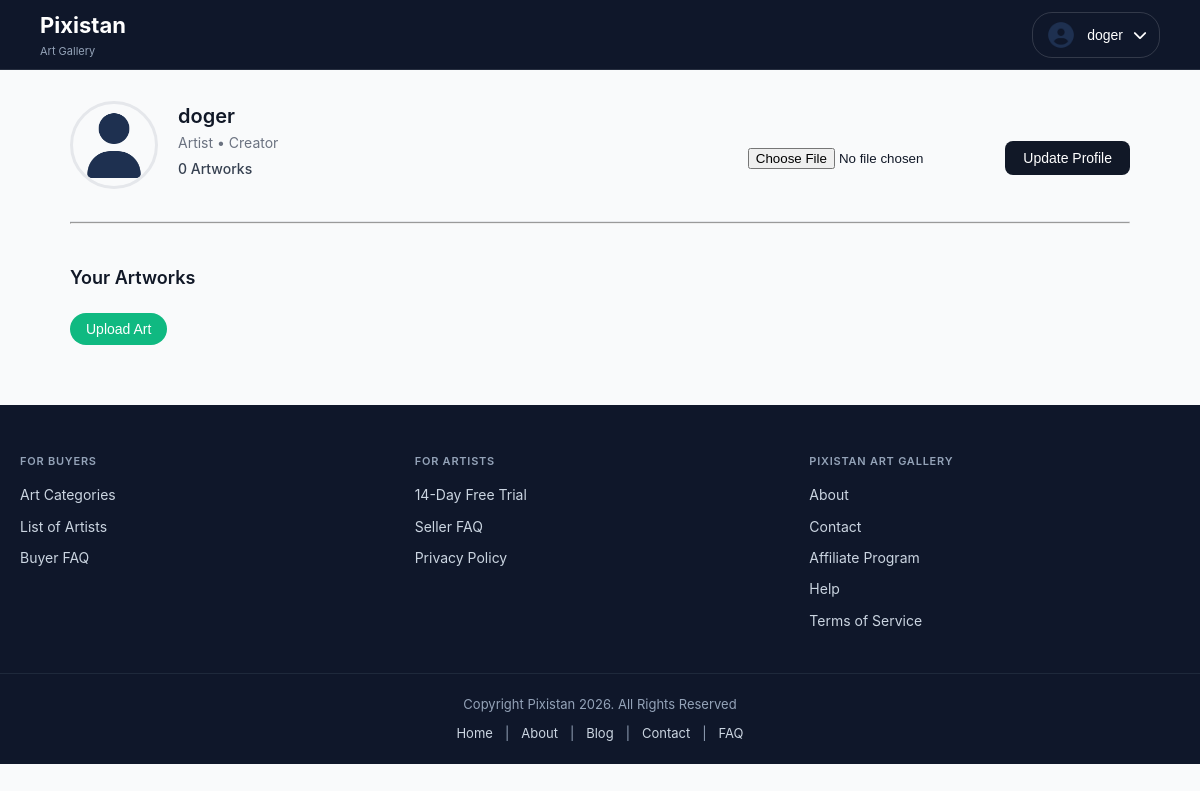
/profile (signed in), run on an earlier commit of the app's database.
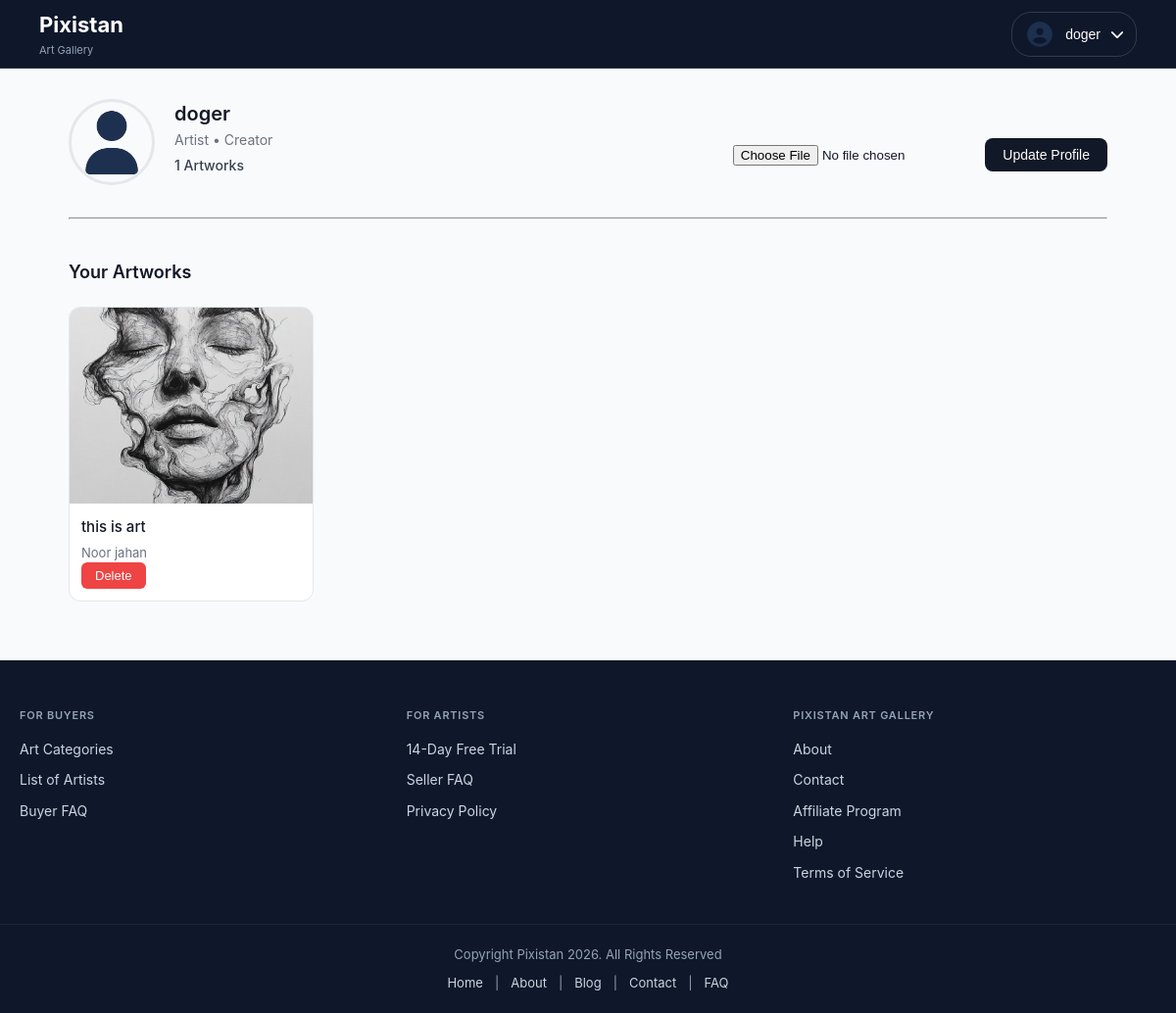
And on a later commit of the database.
### tables this page shows
CREATE TABLE users (
    id INTEGER PRIMARY KEY AUTOINCREMENT,
    username TEXT NOT NULL UNIQUE,
    password TEXT NOT NULL
, profile_pic TEXT, email TEXT, reset_token TEXT, reset_token_expiry INTEGER);

CREATE TABLE artworks (
    id INTEGER PRIMARY KEY AUTOINCREMENT,
    title TEXT NOT NULL,
    artist TEXT NOT NULL,
    description TEXT,
    image TEXT NOT NULL,
    user_id INTEGER,
    FOREIGN KEY(user_id) REFERENCES users(id)
);

### app.py (the view, shortened to what this page needs)
@app.route("/profile", methods=['GET', 'POST'])
def profile():
    conn = get_db_connection()
    user = conn.execute(
        "SELECT * FROM users WHERE id = ?",
        (session["user_id"],)
    ).fetchone()
    artworks = conn.execute(
    "SELECT * FROM artworks WHERE user_id = ?",
    (session["user_id"],)
    ).fetchall()
    conn.close()
    return render_template("profile.html", user=user, artworks=artworks)

### app.py (called while the page is built)
def get_db_connection():
    conn = sqlite3.connect("gallery.db", timeout=5)
    conn.row_factory = sqlite3.Row
    return conn

@app.context_processor
def inject_user():
    if "user_id" in session:
        conn = get_db_connection()
        user = conn.execute(
            "SELECT * FROM users WHERE id = ?",
            (session["user_id"],)
        ).fetchone()
        return dict(user=user)
    return dict(user=None)

### templates/profile.html (shortened to what this page needs)
{% extends "layout.html" %} {% block content %}
<section class="profile-container">
  <div class="profile-header">
    <div class="profile-left">
      <div class="profile-pic">
        {% if user['profile_pic'] %}
        <img
          src="{{ url_for('static', filename='uploads/' ~ user['profile_pic']) }}"
        />
        {% else %}
        <img src="{{ url_for('static', filename='uploads/acc.png') }}" />
        {% endif %}
      </div>
      <div class="profile-info">
        <h2>{{ user['username'] }}</h2>
        <p class="subtitle">Artist • Creator</p>
        <p class="stats">{{ artworks|length }} Artworks</p>
      </div>
    </div>
    <form method="POST" enctype="multipart/form-data" class="profile-form">
      <input type="file" name="profile_pic" required />
      <button class="update-btn" type="submit">Update Profile</button>
    </form>
  </div>
  <hr />
  <div class="profile-gallery">
    <h3>Your Artworks</h3>
    {% if artworks %}
    <div class="grid">
      {% for art in artworks %}
      <div class="card">
        <a href="{{ url_for('artwork', art_id=art['id']) }}">
          <img
            src="{{ url_for('static', filename='uploads/' ~ art['image']) }}"
          />
        </a>
        <div class="card-info">
          <h4>{{ art['title'] }}</h4>
          <p>{{ art['artist'] }}</p>
          <form
            action="/delete/{{ art['id'] }}"
            method="POST"
            onsubmit="return confirm('Delete this artwork?');"
          >
            <button class="delete-btn">Delete</button>
          </form>
        </div>
      </div>
      {% endfor %}
    </div>
    {% else %}
    <a href="/upload"><button class="btn-primary">Upload Art</button></a>
    {% endif %}
  </div>
</section>
{% endblock %}

### templates/layout.html (shortened to what this page needs)
<!doctype html>
<html lang="en">
  <head>
    <link
      rel="stylesheet"
      href="https://cdnjs.cloudflare.com/ajax/libs/font-awesome/6.5.1/css/all.min.css"
    />
    <link
      href="{{ url_for('static', filename='css/style.css') }}"
      rel="stylesheet"
    />
  </head>
  <body>
    <nav class="navbar">
      <div class="nav-left">
        <div class="logo">Pixistan <span>Art Gallery</span></div>
      </div>
      <div class="nav-right">
        {% if session.get("user_id") %}
        <div class="user-menu-wrapper">
          <button class="user-btn" id="userBtn">
            {% if user and user['profile_pic'] %}
            <img
              src="{{ url_for('static', filename='uploads/' ~ user['profile_pic']) }}"
             class="avatar" />
            {% else %}
            <img src="/static/uploads/pf.png" class="avatar" />
            {% endif %}
            <span>{{ session.get("username") }}</span>
            <i class="fa-solid fa-chevron-down"></i>
          </button>
        </div>
        {% else %}
        <a href="/login" class="btn-outline">Login</a>
        <a href="/register" class="btn-primary">Join</a>
        {% endif %}
      </div>
    </nav>
    <main>{% block content %}{% endblock %}</main>
    <footer>{% include "footer.html" %}</footer>
  </body>
</html>

### templates/footer.html
<footer>
  <div class="footer-top">
    <div class="footer-column">
      <h3>FOR BUYERS</h3>
      <ul>
        <li><a href="#">Art Categories</a></li>
        <li><a href="#">List of Artists</a></li>
        <li><a href="#">Buyer FAQ</a></li>
      </ul>
    </div>
    <div class="footer-column">
      <h3>FOR ARTISTS</h3>
      <ul>
        <li><a href="#">14-Day Free Trial</a></li>
        <li><a href="#">Seller FAQ</a></li>
        <li><a href="#">Privacy Policy</a></li>
      </ul>
    </div>
    <div class="footer-column">
      <h3>PIXISTAN ART GALLERY</h3>
      <ul>
        <li><a href="#">About</a></li>
        <li><a href="#">Contact</a></li>
        <li><a href="#">Affiliate Program</a></li>
        <li><a href="#">Help</a></li>
        <li><a href="#">Terms of Service</a></li>
      </ul>
    </div>
  </div>
  <div class="footer-bottom">
    <p>Copyright Pixistan 2026. All Rights Reserved</p>
    <div class="footer-links">
      <a href="#">Home</a> |
      <a href="#">About</a> |
      <a href="#">Blog</a> |
      <a href="#">Contact</a> |
      <a href="#">FAQ</a>
    </div>
  </div>
</footer>

### static/css/style.css (style rules this page uses)
*, *::before, *::after { box-sizing: border-box; margin: 0; padding: 0; }
body { font-family: -apple-system, BlinkMacSystemFont, "Segoe UI", Roboto, Arial, sans-serif; color: #111827; background: #f9fafb; line-height: 1.6; }
.navbar { position: fixed; top: 0; left: 0; width: 100%; height: 70px; display: flex; justify-content: space-between; align-items: center; padding: 0 40px; z-index: 1000; background: #0f172a; border-bottom: 1px solid rgba(255, 255, 255, 0.1); }
.logo { font-size: 22px; font-weight: 700; color: #ffffff; text-decoration: none; }
.logo span { display: block; font-size: 11px; font-weight: 400; color: #94a3b8; }
.nav-right { display: flex; align-items: center; gap: 15px; }
.user-btn { display: flex; align-items: center; gap: 10px; background: transparent; border: 1px solid rgba(255, 255, 255, 0.15); padding: 6px 12px; border-radius: 20px; font-size: 14px; color: #ffffff; cursor: pointer; transition: background 0.2s ease; }
.avatar { width: 32px; height: 32px; border-radius: 50%; object-fit: cover; flex-shrink: 0; }
.user-menu-wrapper { position: relative; }
footer { background: #0f172a; color: #cbd5e1; font-size: 14px; }
.footer-top { display: flex; flex-wrap: wrap; max-width: 1200px; margin: 0 auto; padding: 48px 20px 32px; gap: 24px; justify-content: space-between; }
.footer-column { flex: 1; min-width: 180px; }
.footer-column h3 { font-size: 11px; font-weight: 600; color: #94a3b8; text-transform: uppercase; letter-spacing: 0.07em; margin-bottom: 14px; }
.footer-column ul { list-style: none; }
.footer-column ul li { margin-bottom: 9px; }
.footer-column ul li a { color: #cbd5e1; text-decoration: none; transition: color 0.2s ease; }
.footer-bottom { border-top: 1px solid #1e293b; padding: 20px; text-align: center; font-size: 13px; color: #94a3b8; }
.footer-links { margin-top: 8px; display: flex; justify-content: center; gap: 12px; flex-wrap: wrap; }
.footer-links a { color: #cbd5e1; text-decoration: none; transition: color 0.2s ease; }
.subtitle { color: #6b7280; font-size: 14px; margin-bottom: 24px; }
.profile-container { max-width: 1100px; margin: 100px auto 60px; padding: 0 20px; }
.profile-header { display: flex; justify-content: space-between; align-items: center; flex-wrap: wrap; gap: 20px; padding-bottom: 24px; border-bottom: 1px solid #e5e7eb; }
.profile-left { display: flex; align-items: center; gap: 20px; }
.profile-pic img { width: 88px; height: 88px; border-radius: 50%; object-fit: cover; border: 3px solid #e5e7eb; }
.profile-info { margin-bottom: 1rem; }
.profile-info h2 { font-size: 20px; font-weight: 600; }
.profile-info .subtitle { color: #6b7280; font-size: 14px; margin-bottom: 0; }
.stats { font-size: 14px; font-weight: 500; margin-top: 4px; color: #374151; }
.update-btn { padding: 10px 20px; width: auto; border: none; background: #111827; color: #ffffff; font-size: 14px; font-weight: 500; border-radius: 8px; cursor: pointer; transition: background 0.2s ease; }
.profile-form { margin-top: 24px; }
.profile-form input { margin-bottom: 10px; }
.profile-form button { padding: 9px 18px; border: none; background: #111827; color: #ffffff; font-size: 14px; font-weight: 500; border-radius: 8px; cursor: pointer; transition: background 0.2s ease; }
.profile-gallery { margin-top: 40px; }
.profile-gallery h3 { font-size: 18px; font-weight: 600; margin-bottom: 20px; }
.grid { display: grid; grid-template-columns: repeat(auto-fill, minmax(220px, 1fr)); gap: 20px; }
.card { background: #ffffff; border-radius: 12px; overflow: hidden; border: 1px solid #e5e7eb; transition: transform 0.2s ease, box-shadow 0.2s ease; }
.card img { width: 100%; height: 200px; object-fit: cover; display: block; }
.card-info { padding: 12px; }
.card-info h4 { font-size: 15px; font-weight: 500; }
.card-info p { color: #6b7280; font-size: 13px; margin-top: 4px; }
.delete-btn { background: #ef4444; color: #ffffff; border: none; padding: 6px 14px; border-radius: 6px; font-size: 13px; font-weight: 500; cursor: pointer; transition: background 0.2s ease; }

What changed in the data, as far as the page shows it:
added artworks: image (picture), title "this is art", artist "Noor jahan"
Also different on the page:
{{ artworks|length }}: "0" → "1"
text no longer shown: "Upload Art"
